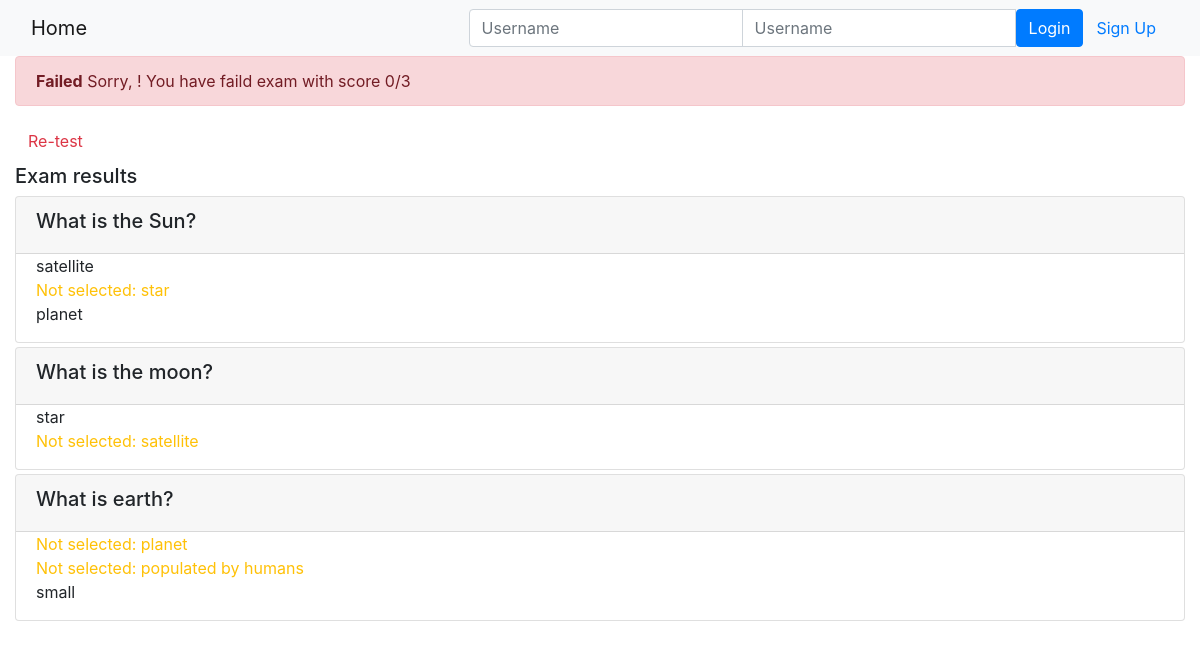
Page /onlinecourse/course/1/submission/1/result/ on the committed database.
### onlinecourse/models.py (models this page shows, shortened)
class Question(models.Model):
    lesson = models.ForeignKey(Lesson, on_delete=models.CASCADE)
    question_text = models.TextField()
    grade = models.IntegerField()

class Choice(models.Model):
    question = models.ForeignKey(Question, on_delete=models.CASCADE)
    content = models.TextField()
    is_correct = models.BooleanField()

### onlinecourse/views.py (the view)
# urls.py: path('course/<int:course_id>/submission/<int:submission_id>/result/', views.show_exam_result, name="show_result")
def show_exam_result(request, course_id, submission_id):
    course = Course.objects.get(pk = course_id)
    submission = Submission.objects.get(pk=submission_id)
    selected_ids = []
    achieved_points = 0
    total_points = 3
    lesson = Lesson.objects.get(course=course)
    for choice in submission.chocies.all():
        if choice.is_correct:
            selected_ids.append(choice.id)
            achieved_points += choice.question.grade
    return  render(request, 'onlinecourse/exam_result_bootstrap.html', {"course": course, "selected_ids":selected_ids, "achieved_points": achieved_points, "total_points":total_points, "grade":achieved_points/total_points, "lesson":lesson})

### onlinecourse/templates/onlinecourse/exam_result_bootstrap.html (shortened to what this page needs)
<!DOCTYPE html>
<html lang="en">
<head>
    {% load static %}
    <link rel="stylesheet" href="https://maxcdn.bootstrapcdn.com/bootstrap/4.5.2/css/bootstrap.min.css">
</head>
<body>
 <nav class="navbar navbar-light bg-light">
    <div class="container-fluid">
        <div class="navbar-header">
              <a class="navbar-brand" href="{% url 'onlinecourse:index' %}">Home</a>
        </div>
        <ul class="nav navbar-nav navbar-right">
            {% if user.is_authenticated %}
            <li>
                <a class="btn btn-link" href="#">{{ user.first_name }}({{ user.username }})</a>
                <a class="btn btn-link" href="{% url 'onlinecourse:logout' %}">Logout</a>
            </li>
            {% else %}
            <li>
                <form class="form-inline" action="{% url 'onlinecourse:login' %}" method="post">
                    <div class="input-group">
                        <input type="text" class="form-control" placeholder="Username" name="username" >
                        <input type="password" class="form-control" placeholder="Username" name="psw" >
                        <button class="btn btn-primary" type="submit">Login</button>
                        <a class="btn btn-link" href="{% url 'onlinecourse:registration' %}">Sign Up</a>
                    </div>
                </form>
            </li>
            {% endif %}
        </ul>
    </div>
</nav>
<div class="container-fluid">
    {% if grade > 0.8 %}
    <div class="alert alert-success">
       <b>Congratulations, {{user.first_name}}!</b> You have passed the exam and completed the course with score {{achieved_points}}/{{total_points}}
    </div>
        {% else %}
        <div class="alert alert-danger">
            <b>Failed</b> Sorry, {{user.first_name}}! You have faild exam with score {{achieved_points}}/{{total_points}}
        </div>
        <a class="btn btn-link text-danger" href="{% url 'onlinecourse:course_details' course.id %}">Re-test</a>
        {% endif %}
        <div class="card-columns-vertical mt-1">
        <h5 class="">Exam results</h5>
        {% for question in lesson.question_set.all %}
        <div class="card mt-1">
            <div class="card-header"><h5>{{ question.question_text }}</h5></div>
               <div class="form-group">
                   {% for choice in question.choice_set.all %}
                   <div class="form-check">
                       {% if choice.is_correct and choice.id in selected_ids %}
                       <div class="text-success">Correct answer: {{ choice.content }}</div>
                       {% else %}{% if choice.is_correct and not choice.id in selected_ids %}
                       <div class="text-warning">Not selected: {{ choice.content }}</div>
                       {% else %}{% if not choice.is_correct and choice.id in selected_ids %}
                       <div class="text-danger">Wrong answer: {{ choice.contentt }}</div>
                       {% else %}
                       <div>{{ choice.content }}</div>
                       {% endif %} {% endif %} {% endif %}
                   </div>
                   {% endfor %}
               </div>
           </div>
           {% endfor %}
        </div>
    </div>
</body>
</html>

### rows in the picture
Question: question_text "What is the Sun?"
Choice: content "satellite"
Choice: content "star"
Choice: content "planet"
Question: question_text "What is the moon?"
Choice: content "star"
Choice: content "satellite"
Question: question_text "What is earth?"
Choice: content "planet"
Choice: content "populated by humans"
Choice: content "small"

### other values in the picture
{{ achieved_points }} "0"
{{ total_points }} "3"
